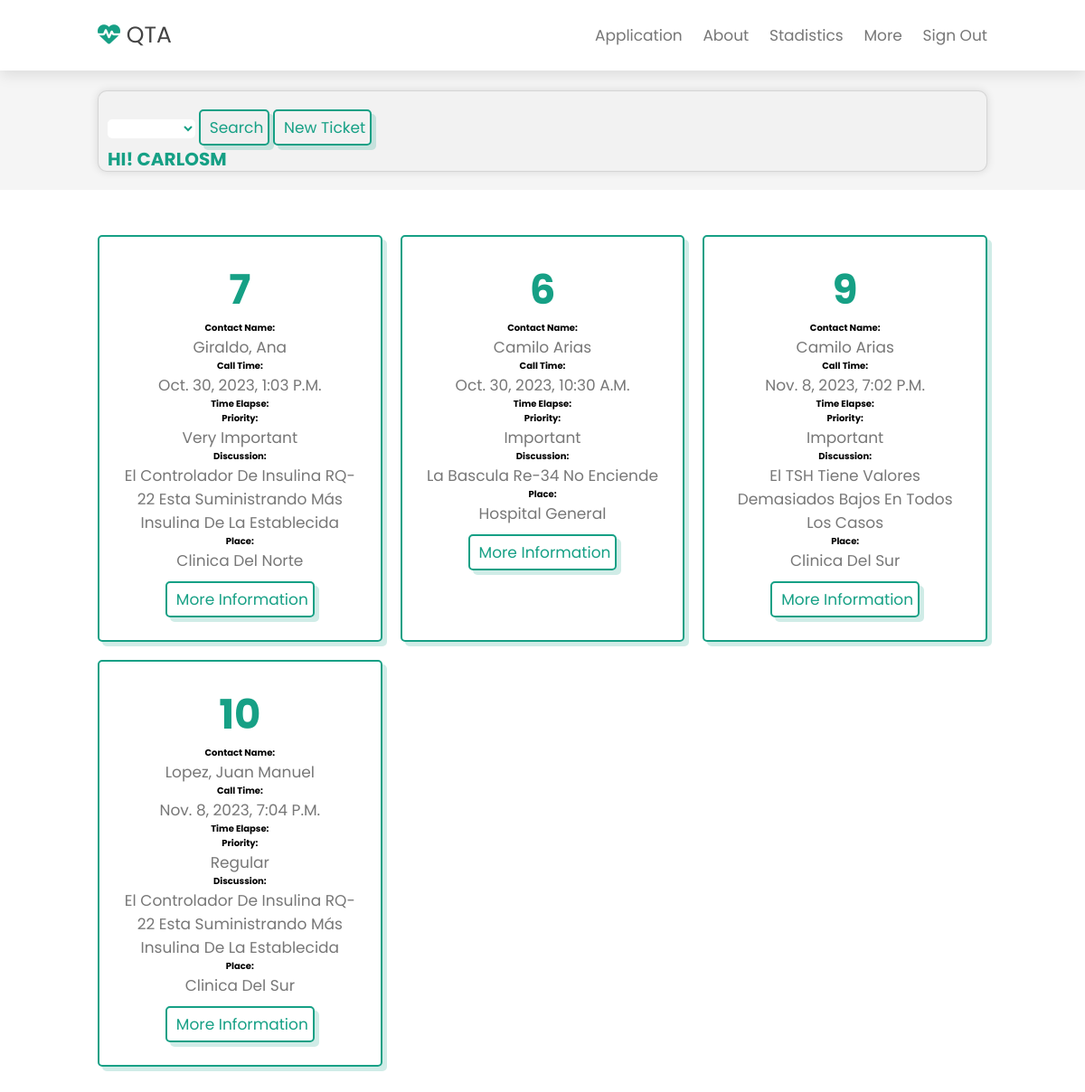
/mainscreen/ (signed in), run on an earlier commit of the app's database.
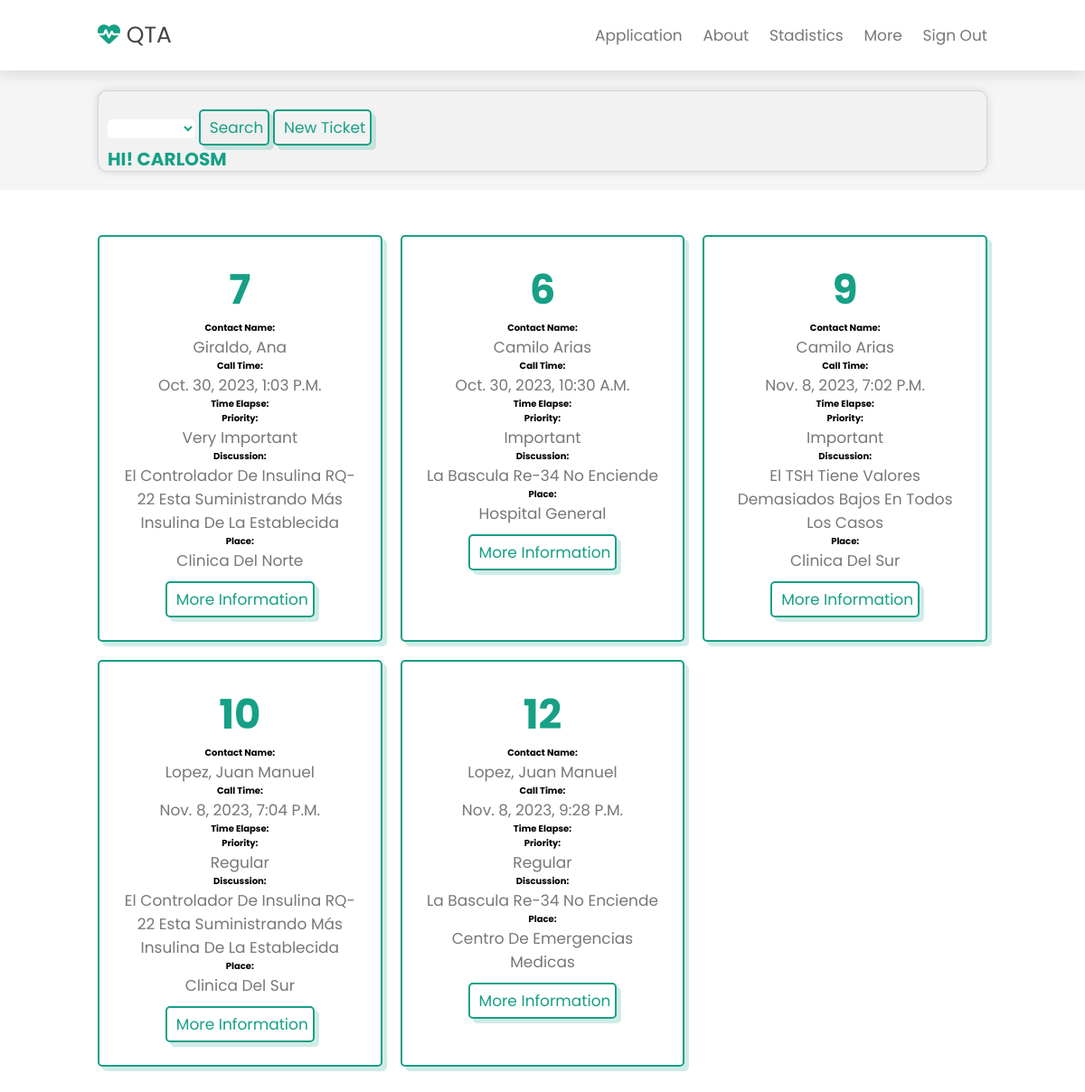
And on a later commit of the database.
### qta/models.py (models this page shows)
class Ticket(models.Model):
    ticket_number = models.CharField(max_length=20)
    call_time = models.DateTimeField()
    priority = models.CharField(max_length=20)
    discussion = models.CharField(max_length=100)
    state = models.CharField(max_length=20)
    place = models.CharField(max_length=20)
    equipment = models.CharField(max_length=20)
    contact_number = models.CharField(max_length=20)
    contact_name = models.CharField(max_length=20)
    Support_name = models.CharField(max_length=20, default="")
    first_follow_up = models.CharField(max_length=500, default="")
    second_follow_up = models.CharField(max_length=500, default="")
    third_follow_up = models.CharField(max_length=500, default="")
    id_unico = models.IntegerField(primary_key=True)
    time_finish = models.DateTimeField(default=datetime(1, 1, 1, 0, 0, 0))

### qta/views.py (the view)
# urls.py: path('mainscreen/', mainscreen, name='mainscreen'),
@login_required
def mainscreen(request):
    searchState = request.GET.get('searchState')
    if searchState:
        tickets = Ticket.objects.filter(state__icontains=searchState)
    else:
          tickets = Ticket.objects.all()
    return render(request, 'mainscreen.html',{'searchState':searchState, 'tickets':tickets})

### qta/templates/mainscreen.html (shortened to what this page needs)
<!doctype html>
<html lang="en">
   <head>
      <link rel="stylesheet" href="https://cdnjs.cloudflare.com/ajax/libs/font-awesome/6.4.2/css/all.min.css">
   </head>
   <body>
    <header class="header">
        <a href={% url 'home' %} class="logo"><i class="fas fa-heartbeat"></i> QTA</a>
        <nav class="navbar">
            <a class="nav-link" href={% url 'mainscreen' %}>Application</a>
            <a class="nav-link" href={% url 'about' %}>About</a>
            <a class="nav-link" href={% url 'stadistics' %}>Stadistics</a>
            <a class="nav-link" href="#">More</a>
            {% if request.user.is_authenticated %}
            <a class="nav-link" href={% url "exit" %}>Sign out</a>
            {% else %}
            <a class="nav-link" href={% url "login" %} >Sign in</a>
            {% endif %}
        </nav>
    </header>
     <section class="searchBar">
      <form action="" class="searchInput">
         <select class="form-control selectElement" aria-label="Small select example" type="text" id="campo5" name="searchState">
            <option selected>{{ticket.state}}</option>
            <option value="New">New</option>
         </select>
         <button type="submit" class="btn2">Search</button>
         <a href={% url "ticket" %} class="btn btn-primary">New Ticket</a>
         <h4 style="color: #16a085">HI! {{ user.username | upper}}</h4>
       </form>
      </section>
     <section class="icons-container" id="icons-container">
         {% for ticket in tickets %}
         {% if ticket.priority == "Very important" and ticket.state != 'Completed'%}
         <div class="icons">
            <h5 class="Number_ticket">{{ ticket.ticket_number }}</h5>
            <b>Contact Name: </b><p class="name">{{ ticket.contact_name }}</p>
            <b>Call Time: </b><p class="call_time">{{ ticket.call_time }}</p>
            <b>Time Elapse: </b><p class="time_elapse">{{ ticket.time_elapse }}</p>
            <b>Priority: </b><p>{{ ticket.priority }}</p>
            <b>Discussion: </b><p class="discussion">{{ ticket.discussion}}</p>
            <b>Place: </b><p class="place">{{ ticket.place}}</p>
            <a href={% url "more_info" ticket.ticket_number %} class="btn btn-primary">More Information</a>
         </div>
         {% endif %}
         {% endfor %}
         {% for ticket in tickets %}
         {% if ticket.priority == "Important" and ticket.state != 'Completed'%}
         <div class="icons">
            <h5 class="Number_ticket">{{ ticket.ticket_number }}</h5>
            <b>Contact Name: </b><p class="name">{{ ticket.contact_name }}</p>
            <b>Call Time: </b><p class="call_time">{{ ticket.call_time }}</p>
            <b>Time Elapse: </b><p class="time_elapse">{{ ticket.time_elapse }}</p>
            <b>Priority: </b><p>{{ ticket.priority }}</p>
            <b>Discussion: </b><p class="discussion">{{ ticket.discussion}}</p>
            <b>Place: </b><p class="place">{{ ticket.place}}</p>
            <a href={% url "more_info" ticket.ticket_number %} class="btn btn-primary">More Information</a>
         </div>
         {% endif %}
         {% endfor %}
         {% for ticket in tickets %}
         {% if ticket.priority == "Regular" and ticket.state != 'Completed'%}
         <div class="icons">
            <h5 class="Number_ticket">{{ ticket.ticket_number }}</h5>
            <b>Contact Name: </b><p class="name">{{ ticket.contact_name }}</p>
            <b>Call Time: </b><p class="call_time">{{ ticket.call_time }}</p>
            <b>Time Elapse: </b><p class="time_elapse">{{ ticket.time_elapse }}</p>
            <b>Priority: </b><p>{{ ticket.priority }}</p>
            <b>Discussion: </b><p class="discussion">{{ ticket.discussion}}</p>
            <b>Place: </b><p class="place">{{ ticket.place}}</p>
            <a href={% url "more_info" ticket.ticket_number %} class="btn btn-primary">More Information</a>
         </div>
         {% endif %}
         {% endfor %}
      </section>
   </body>
</html>

### qta/templates/mainscreen.html (style rules this page uses)
:root { --green: #16a085; --black: #444; --light-color: #777; --box-shadow:.5rem .5rem 0 rgba(22, 160, 133, .2); --text-shadow:.4rem .4rem 0 rgba(0, 0, 0, .2); --border:.2rem solid var(--green); }
* { font-family: 'Poppins', sans-serif; margin: 0; padding: 0; box-sizing: border-box; outline: none; border: none; text-transform: capitalize; transition: all .2s ease-out; text-decoration: none; }
section { padding: 2rem 9%; }
section:nth-child(even) { background: #f5f5f5; }
.btn { display: inline-block; margin-top: 1rem; padding: .5rem; padding-left: 1rem; border: var(--border); border-radius: .5rem; box-shadow: var(--box-shadow); color: var(--green); cursor: pointer; font-size: 1.7rem; }
html { font-size: 62.5%; overflow-x: hidden; scroll-padding-top: 7rem; scroll-behavior: smooth; }
.header { padding: 2rem 9%; position: fixed; top: 0; left: 0; right: 0; z-index: 1000; box-shadow: 0 .5rem 1.5rem rgba(0, 0, 0, .1); display: flex; align-items: center; justify-content: space-between; background: #fff; }
.header .logo { font-size: 2.5rem; color: var(--black); }
.header .logo i { color: var(--green); }
.header .navbar a { font-size: 1.7rem; color: var(--light-color); margin-left: 2rem }
.icons-container { display: grid; gap: 2rem; grid-template-columns: repeat(3, 1fr); padding-top: 5rem; padding-bottom: 5rem; }
.icons-container .icons { border: var(--border); box-shadow: var(--box-shadow); border-radius: .5rem; text-align: center; padding: 2.5rem; }
.icons-container .icons p { font-size: 1.7rem; color: var(--light-color); }
.searchBar { display: flex; padding-top: 10rem; }
.searchInput { flex: 1; height: 90px; border-radius: 10px; background-color: #f2f2f2; border: 1px solid rgba(0, 0, 0, 0.12); box-shadow: 0 0 10px rgba(0, 0, 0, 0.12); padding: 10px; font-size: 1.4rem; outline: none; items-align: start; }
.btn2 { display: inline-block; margin-top: 1rem; padding: .5rem; padding-left: 1rem; border: var(--border); border-radius: .5rem; box-shadow: var(--box-shadow); color: var(--green); cursor: pointer; font-size: 1.7rem; }
.form-control { border: none; background-color: #fff; border-radius: .5rem; color: var(--green); font-weight: bold; weight: 100px; }
.selectElement { weight: 50%; }
h5 { color: var(--green); font-size: 4.5rem; }
h4 { font-size: 2rem; }

What changed in the data, as far as the page shows it:
added Ticket: ticket_number "12", contact_name "Lopez, Juan Manuel", call_time "Nov. 8, 2023, 9:28 P.m.", priority "Regular", discussion "La Bascula Re-34 No Enciende", place "Centro De Emergencias Medicas"
